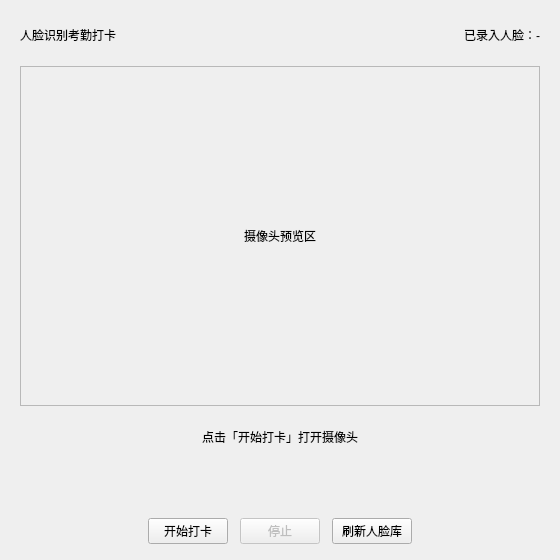
<?xml version="1.0" encoding="UTF-8"?>
<ui version="4.0">
 <class>EmployeePunchWidget</class>
 <widget class="QWidget" name="EmployeePunchWidget">
  <property name="geometry">
   <rect>
    <x>0</x>
    <y>0</y>
    <width>560</width>
    <height>560</height>
   </rect>
  </property>
  <property name="windowTitle">
   <string>Form</string>
  </property>
  <layout class="QVBoxLayout" name="rootLayout">
   <property name="leftMargin">
    <number>20</number>
   </property>
   <property name="topMargin">
    <number>16</number>
   </property>
   <property name="rightMargin">
    <number>20</number>
   </property>
   <property name="bottomMargin">
    <number>16</number>
   </property>
   <property name="spacing">
    <number>12</number>
   </property>
   <item>
    <layout class="QHBoxLayout" name="topLayout">
     <item>
      <widget class="QLabel" name="titleLabel">
       <property name="text">
        <string>人脸识别考勤打卡</string>
       </property>
      </widget>
     </item>
     <item>
      <spacer name="topSpacer">
       <property name="orientation">
        <enum>Qt::Horizontal</enum>
       </property>
       <property name="sizeHint" stdset="0">
        <size>
         <width>40</width>
         <height>20</height>
        </size>
       </property>
      </spacer>
     </item>
     <item>
      <widget class="QLabel" name="dbInfoLabel">
       <property name="text">
        <string>已录入人脸：-</string>
       </property>
      </widget>
     </item>
    </layout>
   </item>
   <item>
    <widget class="QLabel" name="videoLabel">
     <property name="minimumSize">
      <size>
       <width>0</width>
       <height>340</height>
      </size>
     </property>
     <property name="frameShape">
      <enum>QFrame::StyledPanel</enum>
     </property>
     <property name="alignment">
      <set>Qt::AlignCenter</set>
     </property>
     <property name="text">
      <string>摄像头预览区</string>
     </property>
    </widget>
   </item>
   <item>
    <widget class="QLabel" name="statusLabel">
     <property name="alignment">
      <set>Qt::AlignCenter</set>
     </property>
     <property name="text">
      <string>点击「开始打卡」打开摄像头</string>
     </property>
    </widget>
   </item>
   <item>
    <widget class="QLabel" name="recognizedLabel">
     <property name="alignment">
      <set>Qt::AlignCenter</set>
     </property>
     <property name="text">
      <string/>
     </property>
    </widget>
   </item>
   <item>
    <layout class="QHBoxLayout" name="btnLayout">
     <item>
      <spacer name="leftSpacer">
       <property name="orientation">
        <enum>Qt::Horizontal</enum>
       </property>
       <property name="sizeHint" stdset="0">
        <size>
         <width>40</width>
         <height>20</height>
        </size>
       </property>
      </spacer>
     </item>
     <item>
      <widget class="QPushButton" name="startBtn">
       <property name="text">
        <string>开始打卡</string>
       </property>
      </widget>
     </item>
     <item>
      <widget class="QPushButton" name="stopBtn">
       <property name="enabled">
        <bool>false</bool>
       </property>
       <property name="text">
        <string>停止</string>
       </property>
      </widget>
     </item>
     <item>
      <widget class="QPushButton" name="refreshBtn">
       <property name="text">
        <string>刷新人脸库</string>
       </property>
      </widget>
     </item>
     <item>
      <spacer name="rightSpacer">
       <property name="orientation">
        <enum>Qt::Horizontal</enum>
       </property>
       <property name="sizeHint" stdset="0">
        <size>
         <width>40</width>
         <height>20</height>
        </size>
       </property>
      </spacer>
     </item>
    </layout>
   </item>
  </layout>
 </widget>
 <resources/>
 <connections/>
</ui>
